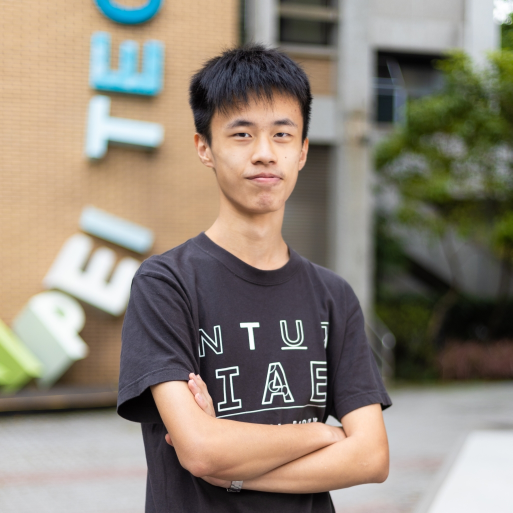
#> input picture photos/profile_photo_1025.jpg, 1025 x 1025 px (shown at 1/2 size)
$ python dot_diffusion_dithering.py   (older library calls are emulated)
#> lines starting #> are read from the running program, lines starting #| are printed output that depends on the picture; after the words box and inside, x2 and y2 are one past the last pixel; in counts of white or black regions, pixels touching at a corner belong together
### utils.py
"""
MIT License

Copyright (c) 2024 allen327lin

Permission is hereby granted, free of charge, to any person obtaining a copy
of this software and associated documentation files (the "Software"), to deal
in the Software without restriction, including without limitation the rights
to use, copy, modify, merge, publish, distribute, sublicense, and/or sell
copies of the Software, and to permit persons to whom the Software is
furnished to do so, subject to the following conditions:

The above copyright notice and this permission notice shall be included in all
copies or substantial portions of the Software.

THE SOFTWARE IS PROVIDED "AS IS", WITHOUT WARRANTY OF ANY KIND, EXPRESS OR
IMPLIED, INCLUDING BUT NOT LIMITED TO THE WARRANTIES OF MERCHANTABILITY,
FITNESS FOR A PARTICULAR PURPOSE AND NONINFRINGEMENT. IN NO EVENT SHALL THE
AUTHORS OR COPYRIGHT HOLDERS BE LIABLE FOR ANY CLAIM, DAMAGES OR OTHER
LIABILITY, WHETHER IN AN ACTION OF CONTRACT, TORT OR OTHERWISE, ARISING FROM,
OUT OF OR IN CONNECTION WITH THE SOFTWARE OR THE USE OR OTHER DEALINGS IN THE
SOFTWARE.
"""

import numpy as np
import cv2
from skimage.metrics import structural_similarity as ssim


def show_img(title, img, save_img=False):    # 顯示圖片
    cv2.namedWindow(title, cv2.WINDOW_NORMAL)    # 創建視窗
    cv2.resizeWindow(title, 400, 400)    # 設定視窗大小
    cv2.imshow(title, img)    # 顯示圖片
    if save_img:
        cv2.imwrite("./photos/results/" + title + ".png", img)    # 儲存圖片
    return 0


# [18 lines left out: functions convert_to_0_and_255, compare_ssim, normalization, not called in this run]

### dot_diffusion_dithering.py
"""
MIT License

Copyright (c) 2024 allen327lin

Permission is hereby granted, free of charge, to any person obtaining a copy
of this software and associated documentation files (the "Software"), to deal
in the Software without restriction, including without limitation the rights
to use, copy, modify, merge, publish, distribute, sublicense, and/or sell
copies of the Software, and to permit persons to whom the Software is
furnished to do so, subject to the following conditions:

The above copyright notice and this permission notice shall be included in all
copies or substantial portions of the Software.

THE SOFTWARE IS PROVIDED "AS IS", WITHOUT WARRANTY OF ANY KIND, EXPRESS OR
IMPLIED, INCLUDING BUT NOT LIMITED TO THE WARRANTIES OF MERCHANTABILITY,
FITNESS FOR A PARTICULAR PURPOSE AND NONINFRINGEMENT. IN NO EVENT SHALL THE
AUTHORS OR COPYRIGHT HOLDERS BE LIABLE FOR ANY CLAIM, DAMAGES OR OTHER
LIABILITY, WHETHER IN AN ACTION OF CONTRACT, TORT OR OTHERWISE, ARISING FROM,
OUT OF OR IN CONNECTION WITH THE SOFTWARE OR THE USE OR OTHER DEALINGS IN THE
SOFTWARE.
"""

import cv2
import numpy as np
from utils import show_img, convert_to_0_and_255
from time import time

# Dot Diffusion Dithering
def dot_diffusion_dithering(image, diffusion_matrix):
    # 抓出圖片的尺寸和擴散矩陣的高，以便後面疊代
    height, width = image.shape
    grid_size = diffusion_matrix.shape[0]

    # 初始化結果圖和誤差圖
    dithered_image = np.zeros_like(image, dtype=np.uint8)
    error = np.zeros_like(image, dtype=np.float32)

    # 將擴散矩陣正規化
    diffusion_matrix = diffusion_matrix.astype(np.float32) / np.sum(diffusion_matrix)

    # 以 grid_size 為一步去走遍每個像素
    for y in range(0, height, grid_size):
        for x in range(0, width, grid_size):
            for dy in range(grid_size):
                for dx in range(grid_size):
                    yy = y + dy
                    xx = x + dx
                    if yy >= height or xx >= width:
                        continue

                    # 和誤差擴散方法類似，要計算誤差
                    old_pixel = image[yy, xx] + error[yy, xx]
                    new_pixel = 255 if old_pixel > 128 else 0
                    dithered_image[yy, xx] = new_pixel
                    quant_error = old_pixel - new_pixel

                    # 和誤差擴散方法類似，要把誤差分配給鄰居
                    for wy in range(grid_size):
                        for wx in range(grid_size):
                            if wy + yy >= height or wx + xx >= width:
                                continue
                            error[wy + yy, wx + xx] += quant_error * diffusion_matrix[wy, wx]

    return dithered_image

# 定義擴散矩陣
diffusion_matrix = np.array([
    [0, 0, 0, 7, 5],
    [3, 5, 7, 5, 3],
    [1, 3, 5, 3, 1],
])

# 讀取灰階圖片
image = cv2.imread('photos/profile_photo_1025.jpg', cv2.IMREAD_GRAYSCALE)
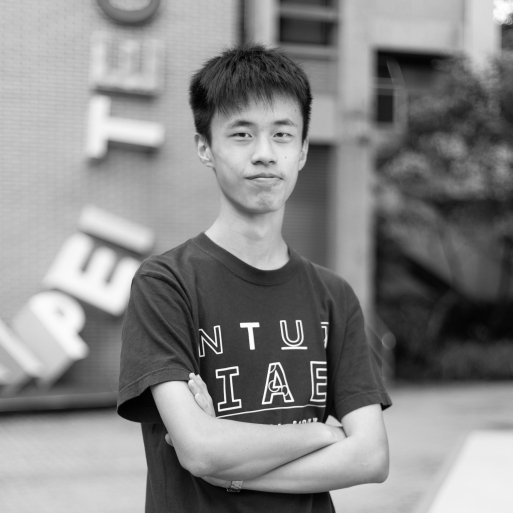
#> image: shape (1025, 1025) (shown at 1/2 size); min 0, max 254, mean 134.5
if image is None:
    raise FileNotFoundError('Image file not found.')

# 執行 Dot Diffusion Dithering，並計時
start_t = time()
dithered_image = dot_diffusion_dithering(image, diffusion_matrix)
#> after the loop in dot_diffusion_dithering, `for y in range(0, height, grid_size):`:
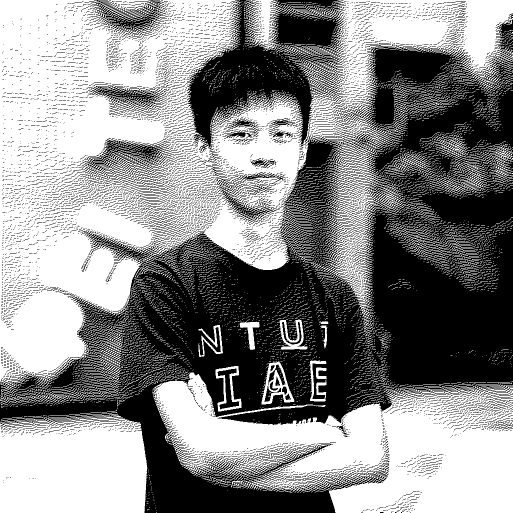
#> dithered_image: shape (1025, 1025) (shown at 1/2 size); 54.5% white; 8549 black regions (8192 under 20 px), largest, box (x1, y1, x2, y2) and area: (0, 91, 1025, 1025) 369840, (367, 0, 693, 303) 43912, (161, 275, 341, 359) 4266
#> after the loop in dot_diffusion_dithering, `for y in range(0, height, grid_size):`:
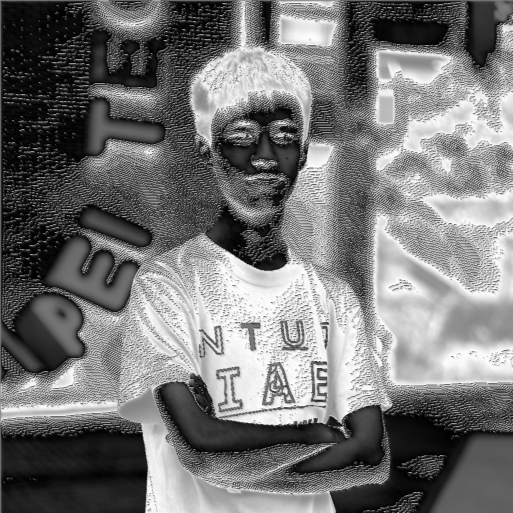
#> error: shape (1025, 1025) float32 (shown at 1/2 size); min -63.32, max 63.7, mean -4.6; drawn with min black and max white
end_t = time()
print("執行時間：" + str(round(end_t - start_t, 3)) + "s")

# 儲存結果圖
cv2.imwrite('photos/dot_diffusion_dithering.png', dithered_image)

# 顯示結果圖
show_img('Dithered Image Dot Diffusion', dithered_image)

cv2.waitKey(0)
cv2.destroyAllWindows()
